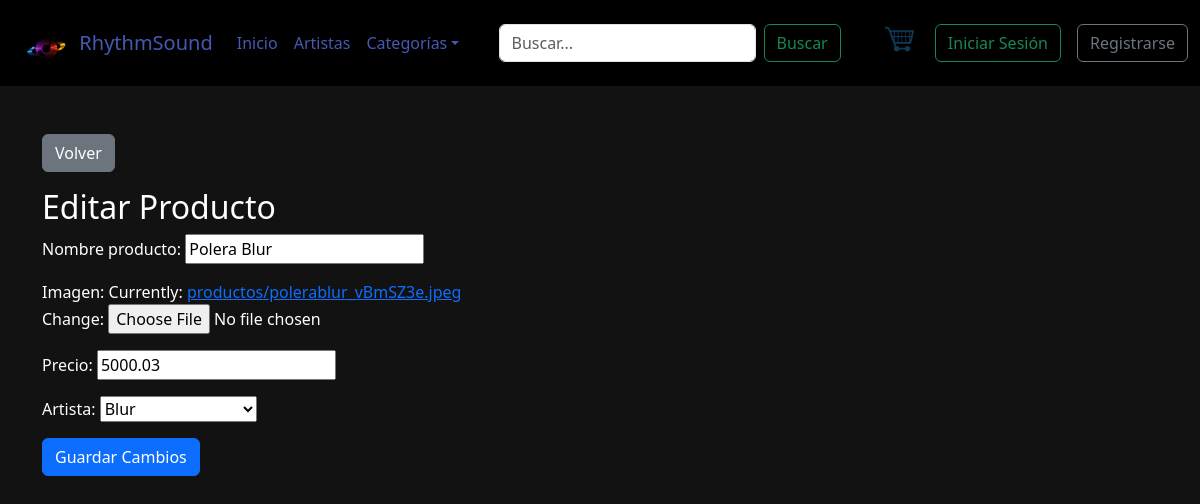
The page /editar_producto/2/ on the database as committed earlier.
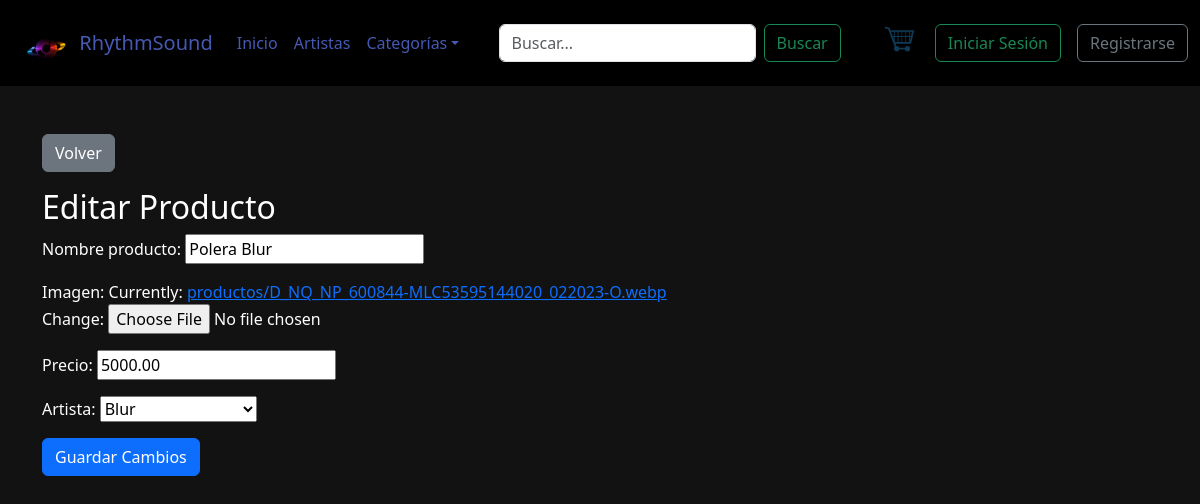
The same page on the database as committed later.
### rsound/models.py (models this page shows, shortened)
class Producto(models.Model):
    idProducto = models.AutoField(primary_key=True, verbose_name='Id de Producto')
    nombre_producto = models.CharField(max_length=100)
    imagen = models.ImageField(upload_to="productos/")
    precio = models.DecimalField(max_digits=10, decimal_places=2)
    artista = models.ForeignKey(Artista, on_delete=models.CASCADE, related_name='productos')

### rsound/views.py (the view)
# urls.py: path('editar_producto/<int:id_producto>/', editar_producto, name='editar_producto'),
def editar_producto(request, id_producto):
    producto = get_object_or_404(Producto, idProducto=id_producto)
    if request.method == 'POST':
        form = ProductoForm(request.POST, request.FILES, instance=producto)
        if form.is_valid():
            form.save()
            return redirect('adminproductos')
    else:
        form = ProductoForm(instance=producto)
    return render(request, 'rsound/Admin/editar_producto.html', {'form': form, 'producto': producto})

### rsound/forms.py
class ProductoForm(forms.ModelForm):
    class Meta:
        model = Producto
        fields = ['nombre_producto', 'imagen', 'precio', 'artista']

### rsound/models.py (called while the page is built)
    def __str__(self):
        return self.nombreArtista

### rsound/templates/rsound/Admin/editar_producto.html (shortened to what this page needs)
{% extends 'rsound/Plantilla.html' %}
{% load static %}
{% block css %}
<link rel="stylesheet" href="{% static 'rsound/css/administracion.css' %}">
{% endblock css %}
{% block Contenido %}
<div class="container mt-5">
    <div class="mb-3">
        <a href="{% url 'adminproductos' %}" class="btn btn-secondary">Volver</a>
    </div>
    <h2 class="colorblanco centrado">Editar Producto</h2>
    <div class="fondoform">
        <form action="{% url 'editar_producto' producto.idProducto %}" method="post" enctype="multipart/form-data">
            {{ form.as_p }}
            <button type="submit" class="btn btn-primary">Guardar Cambios</button>
        </form>
    </div>
</div>
{% endblock Contenido %}

Rows that differ between the two databases and show on the page:
changed Producto "Polera Blur": precio "5000.03" → "5000.00"
Other text that changed with them:
text no longer shown: "Nombre producto: Imagen: Currently: productos/polerablur_vBmSZ3e.jpeg Change: Precio: Artista:"
text now shown: "Nombre producto: Imagen: Currently: productos/D_NQ_NP_600844-MLC53595144020_022023-O.webp Change: Precio: Artista:"
